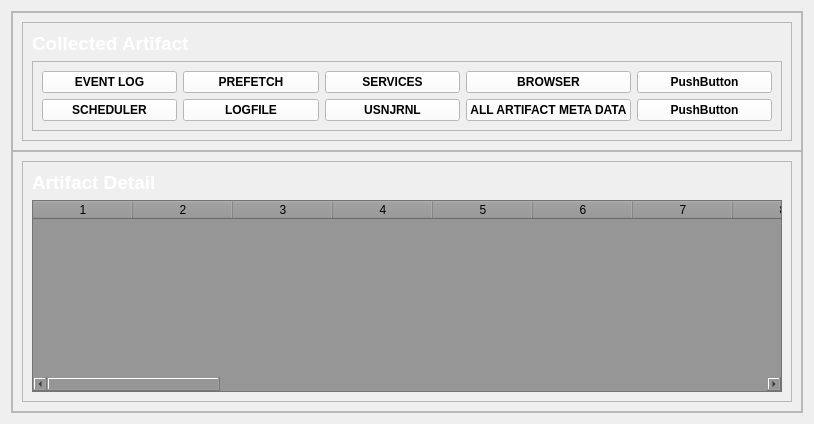
            <widget class="QWidget" name="page_4">
             <layout class="QVBoxLayout" name="verticalLayout_9">
              <item>
               <widget class="QFrame" name="frame_27">
                <property name="frameShape">
                 <enum>QFrame::StyledPanel</enum>
                </property>
                <property name="frameShadow">
                 <enum>QFrame::Raised</enum>
                </property>
                <layout class="QVBoxLayout" name="verticalLayout_33">
                 <property name="spacing">
                  <number>0</number>
                 </property>
                 <property name="leftMargin">
                  <number>0</number>
                 </property>
                 <property name="topMargin">
                  <number>0</number>
                 </property>
                 <property name="rightMargin">
                  <number>0</number>
                 </property>
                 <property name="bottomMargin">
                  <number>0</number>
                 </property>
                 <item>
                  <widget class="QFrame" name="frame_28">
                   <property name="frameShape">
                    <enum>QFrame::StyledPanel</enum>
                   </property>
                   <property name="frameShadow">
                    <enum>QFrame::Raised</enum>
                   </property>
                   <layout class="QVBoxLayout" name="verticalLayout_34">
                    <item>
                     <widget class="QFrame" name="frame_30">
                      <property name="frameShape">
                       <enum>QFrame::StyledPanel</enum>
                      </property>
                      <property name="frameShadow">
                       <enum>QFrame::Raised</enum>
                      </property>
                      <layout class="QVBoxLayout" name="verticalLayout_37">
                       <item>
                        <widget class="QLabel" name="label_17">
                         <property name="font">
                          <font>
                           <pointsize>14</pointsize>
                           <weight>75</weight>
                           <bold>true</bold>
                          </font>
                         </property>
                         <property name="styleSheet">
                          <string notr="true">color: #FFFFFF</string>
                         </property>
                         <property name="text">
                          <string>Collected Artifact</string>
                         </property>
                        </widget>
                       </item>
                       <item>
                        <widget class="QFrame" name="frame_33">
                         <property name="frameShape">
                          <enum>QFrame::StyledPanel</enum>
                         </property>
                         <property name="frameShadow">
                          <enum>QFrame::Raised</enum>
                         </property>
                         <layout class="QGridLayout" name="gridLayout">
                          <item row="0" column="0">
                           <widget class="QPushButton" name="pushButton_EventLog">
                            <property name="font">
                             <font>
                              <weight>75</weight>
                              <bold>true</bold>
                             </font>
                            </property>
                            <property name="styleSheet">
                             <string notr="true">background-color: rgb(255, 255, 255);</string>
                            </property>
                            <property name="text">
                             <string>EVENT LOG</string>
                            </property>
                           </widget>
                          </item>
                          <item row="0" column="1">
                           <widget class="QPushButton" name="pushButton_Prefetch">
                            <property name="font">
                             <font>
                              <weight>75</weight>
                              <bold>true</bold>
                             </font>
                            </property>
                            <property name="styleSheet">
                             <string notr="true">background-color: rgb(255, 255, 255);</string>
                            </property>
                            <property name="text">
                             <string>PREFETCH</string>
                            </property>
                           </widget>
                          </item>
                          <item row="0" column="2">
                           <widget class="QPushButton" name="pushButton_Services">
                            <property name="font">
                             <font>
                              <weight>75</weight>
                              <bold>true</bold>
                             </font>
                            </property>
                            <property name="styleSheet">
                             <string notr="true">background-color: rgb(255, 255, 255);</string>
                            </property>
                            <property name="text">
                             <string>SERVICES</string>
                            </property>
                           </widget>
                          </item>
                          <item row="0" column="3">
                           <widget class="QPushButton" name="pushButton_Browser">
                            <property name="font">
                             <font>
                              <weight>75</weight>
                              <bold>true</bold>
                             </font>
                            </property>
                            <property name="styleSheet">
                             <string notr="true">background-color: rgb(255, 255, 255);</string>
                            </property>
                            <property name="text">
                             <string>BROWSER</string>
                            </property>
                           </widget>
                          </item>
                          <item row="1" column="0">
                           <widget class="QPushButton" name="pushButton_Scheduler">
                            <property name="font">
                             <font>
                              <weight>75</weight>
                              <bold>true</bold>
                             </font>
                            </property>
                            <property name="styleSheet">
                             <string notr="true">background-color: rgb(255, 255, 255);</string>
                            </property>
                            <property name="text">
                             <string>SCHEDULER</string>
                            </property>
                           </widget>
                          </item>
                          <item row="1" column="1">
                           <widget class="QPushButton" name="pushButton_Logfile">
                            <property name="font">
                             <font>
                              <weight>75</weight>
                              <bold>true</bold>
                             </font>
                            </property>
                            <property name="styleSheet">
                             <string notr="true">background-color: rgb(255, 255, 255);</string>
                            </property>
                            <property name="text">
                             <string>LOGFILE</string>
                            </property>
                           </widget>
                          </item>
                          <item row="1" column="2">
                           <widget class="QPushButton" name="pushButton_UsnJrnl">
                            <property name="font">
                             <font>
                              <weight>75</weight>
                              <bold>true</bold>
                             </font>
                            </property>
                            <property name="styleSheet">
                             <string notr="true">background-color: rgb(255, 255, 255);</string>
                            </property>
                            <property name="text">
                             <string>USNJRNL</string>
                            </property>
                           </widget>
                          </item>
                          <item row="1" column="3">
                           <widget class="QPushButton" name="pushButton_ArtMD">
                            <property name="font">
                             <font>
                              <weight>75</weight>
                              <bold>true</bold>
                             </font>
                            </property>
                            <property name="styleSheet">
                             <string notr="true">background-color: rgb(255, 255, 255);</string>
                            </property>
                            <property name="text">
                             <string>ALL ARTIFACT META DATA</string>
                            </property>
                           </widget>
                          </item>
                          <item row="0" column="4">
                           <widget class="QPushButton" name="pushButton_13">
                            <property name="font">
                             <font>
                              <weight>75</weight>
                              <bold>true</bold>
                             </font>
                            </property>
                            <property name="styleSheet">
                             <string notr="true">background-color: rgb(255, 255, 255);</string>
                            </property>
                            <property name="text">
                             <string>PushButton</string>
                            </property>
                           </widget>
                          </item>
                          <item row="1" column="4">
                           <widget class="QPushButton" name="pushButton_12">
                            <property name="font">
                             <font>
                              <weight>75</weight>
                              <bold>true</bold>
                             </font>
                            </property>
                            <property name="styleSheet">
                             <string notr="true">background-color: rgb(255, 255, 255);</string>
                            </property>
                            <property name="text">
                             <string>PushButton</string>
                            </property>
                           </widget>
                          </item>
                         </layout>
                        </widget>
                       </item>
                      </layout>
                     </widget>
                    </item>
                   </layout>
                  </widget>
                 </item>
                 <item>
                  <widget class="QFrame" name="frame_29">
                   <property name="frameShape">
                    <enum>QFrame::StyledPanel</enum>
                   </property>
                   <property name="frameShadow">
                    <enum>QFrame::Raised</enum>
                   </property>
                   <layout class="QVBoxLayout" name="verticalLayout_35">
                    <item>
                     <widget class="QFrame" name="frame_32">
                      <property name="frameShape">
                       <enum>QFrame::StyledPanel</enum>
                      </property>
                      <property name="frameShadow">
                       <enum>QFrame::Raised</enum>
                      </property>
                      <layout class="QVBoxLayout" name="verticalLayout_36">
                       <item>
                        <widget class="QLabel" name="label_16">
                         <property name="font">
                          <font>
                           <pointsize>14</pointsize>
                           <weight>75</weight>
                           <bold>true</bold>
                          </font>
                         </property>
                         <property name="styleSheet">
                          <string notr="true">color: #FFFFFF</string>
                         </property>
                         <property name="text">
                          <string>Artifact Detail</string>
                         </property>
                        </widget>
                       </item>
                       <item>
                        <widget class="QTableWidget" name="Table_Parsing">
                         <property name="minimumSize">
                          <size>
                           <width>750</width>
                           <height>0</height>
                          </size>
                         </property>
                         <property name="maximumSize">
                          <size>
                           <width>16777215</width>
                           <height>16777215</height>
                          </size>
                         </property>
                         <property name="sizeIncrement">
                          <size>
                           <width>0</width>
                           <height>0</height>
                          </size>
                         </property>
                         <property name="font">
                          <font>
                           <weight>50</weight>
                           <bold>false</bold>
                          </font>
                         </property>
                         <property name="layoutDirection">
                          <enum>Qt::LeftToRight</enum>
                         </property>
                         <property name="styleSheet">
                          <string notr="true">background-color: rgb(150, 150, 150);
color: rgb(0, 0, 0);</string>
                         </property>
                         <property name="sortingEnabled">
                          <bool>true</bool>
                         </property>
                         <property name="rowCount">
                          <number>0</number>
                         </property>
                         <property name="columnCount">
                          <number>29</number>
                         </property>
                         <attribute name="horizontalHeaderHighlightSections">
                          <bool>false</bool>
                         </attribute>
                         <column>
                          <property name="text">
                           <string>1</string>
                          </property>
                         </column>
                         <column>
                          <property name="text">
                           <string>2</string>
                          </property>
                         </column>
                         <column>
                          <property name="text">
                           <string>3</string>
                          </property>
                         </column>
                         <column/>
                         <column/>
                         <column/>
                         <column/>
                         <column/>
                         <column/>
                         <column/>
                         <column/>
                         <column/>
                         <column/>
                         <column/>
                         <column/>
                         <column/>
                         <column/>
                         <column/>
                         <column/>
                         <column/>
                         <column/>
                         <column/>
                         <column/>
                         <column/>
                         <column/>
                         <column/>
                         <column/>
                         <column/>
                         <column/>
                        </widget>
                       </item>
                      </layout>
                     </widget>
                    </item>
                   </layout>
                  </widget>
                 </item>
                </layout>
               </widget>
              </item>
             </layout>
            </widget>
